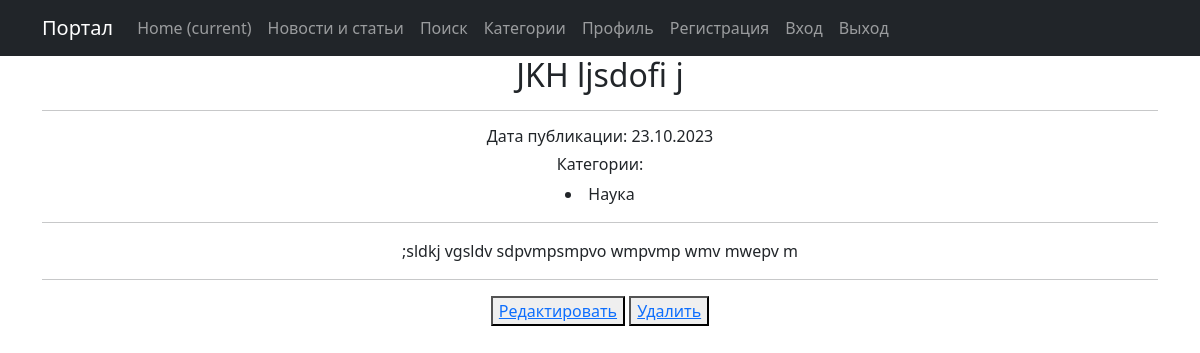
/articles/42, run on an earlier commit of the app's database.
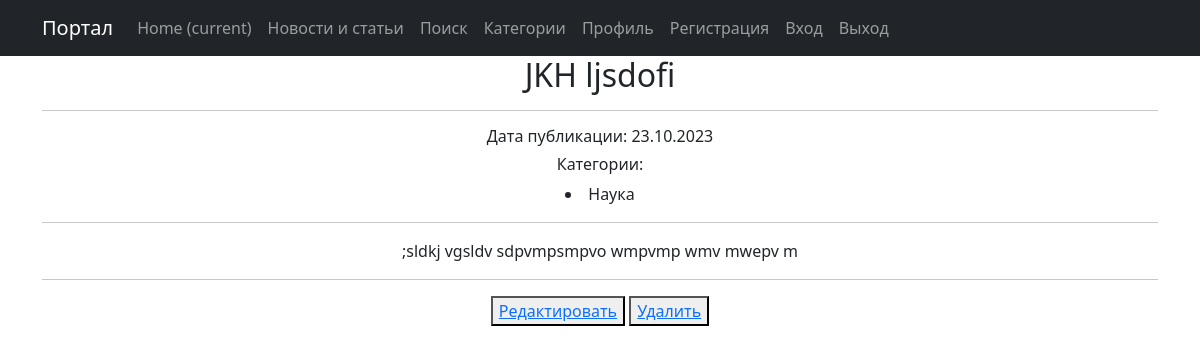
And on a later commit of the database.
### news/models.py (models this page shows, shortened)
class Post(models.Model):
    article = 'AR'
    news = 'NW'
    POST_CHOICES = [
        (article, 'Статья'),
        (news, 'Новость')
    ]
    author = models.ForeignKey(Author, on_delete=models.CASCADE)
    post = models.CharField(max_length=2, choices=POST_CHOICES, default='NW')
    post_created = models.DateTimeField(auto_now_add=True)
    categories = models.ManyToManyField(Category, through='PostCategory')
    title = models.CharField(max_length=255)
    text = models.TextField()
    rating = models.IntegerField(default=0)

### news/views.py (the view)
# urls.py: path('<int:pk>', PostDetail.as_view(), name='post_detail'),
class PostDetail(DetailView):
    model = Post
    template_name = 'post.html'
    context_object_name = 'post'
    queryset = Post.objects.all()
    def get_object(self, *args, **kwargs):
        obj = cache.get(f'post-{self.kwargs["pk"]}', None)
        if not obj:
            obj = super().get_object(queryset=self.queryset)
            cache.set(f'post-{self.kwargs["pk"]}', obj)
        return obj

### news/templatetags/custom_filters.py (called while the page is built)
@register.filter()
def censor(value):
    for word in words:
        value = value.replace(word, '*' * len(word))
    return value

### templates/post.html (shortened to what this page needs)
{% extends 'default.html' %}
{% load custom_filters %}
{% block content %}
    <h2>{{ post.title }}</h2>
    <hr>
    <h6>Дата публикации: {{ post.post_created|date:'d.m.Y' }}</h6>
    <h6>Категории:</h6>
        {% for category in post.categories.all %}
            <li>{{ category.name }}</li>
        {% endfor %}
    <hr>
    {{ post.text|censor}}
    <hr>
    <button> <a href="{% url 'post_edit' post.id %}">Редактировать</a> </button>
    <button> <a href="{% url 'post_delete' post.id %}">Удалить</a> </button>
{% endblock content %}

What changed in the data, as far as the page shows it:
changed Post ";sldkj vgsldv sdpvmpsmpvo wmpvmp wmv mwepv m": title "JKH ljsdofi j" → "JKH ljsdofi"
